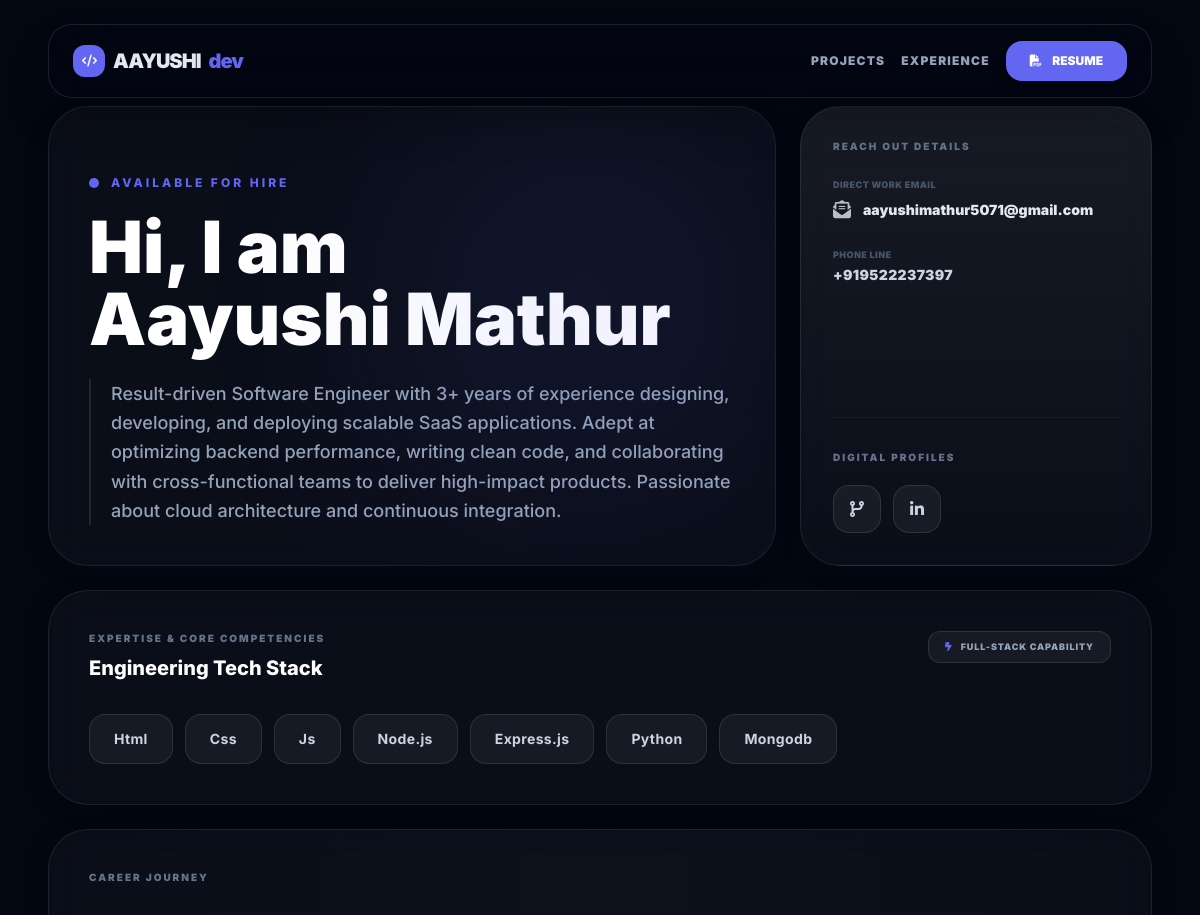
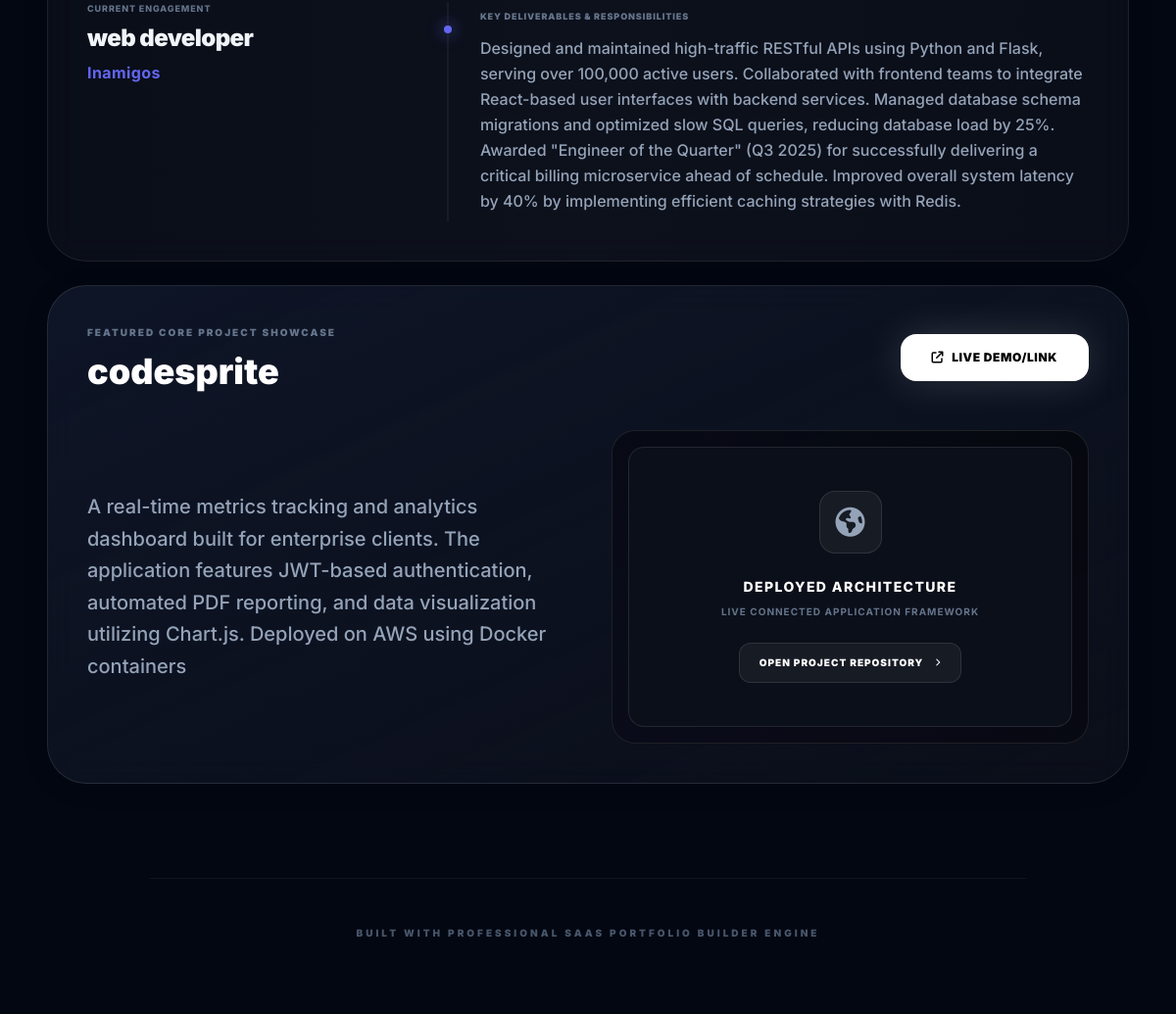
/p/aayushimathur123, run on the app's committed database (2 pictures, top to bottom).
### app.py (models this page shows)
class UserProfile(db.Model):
    id = db.Column(db.Integer, primary_key=True)
    username = db.Column(db.String(50), unique=True, nullable=False)
    name = db.Column(db.String(100), nullable=False)
    email = db.Column(db.String(100), nullable=False)
    phone = db.Column(db.String(20))
    summary = db.Column(db.Text, nullable=False)
    skills = db.Column(db.String(200), nullable=False)
    exp_company = db.Column(db.String(100))
    exp_role = db.Column(db.String(100))
    exp_responsibilities = db.Column(db.Text)
    proj_title = db.Column(db.String(100))
    proj_desc = db.Column(db.Text)
    proj_link = db.Column(db.String(200))
    selected_theme = db.Column(db.String(50), default='indigo')

### app.py (the view)
@app.route('/p/<username>')
def show_portfolio(username):
    user_data = UserProfile.query.filter_by(username=username).first_or_404()
    return render_template('live_portfolio.html', portfolio=user_data)

### templates/live_portfolio.html (shortened to what this page needs)
<!DOCTYPE html>
<html lang="en">
<head>
    <script src="https://cdn.tailwindcss.com"></script>
    <link rel="stylesheet" href="https://cdnjs.cloudflare.com/ajax/libs/font-awesome/6.5.1/css/all.min.css">
</head>
<body class="min-h-screen selection:bg-indigo-500/30 pb-20">
    <nav class="sticky top-6 z-50 max-w-6xl mx-auto px-6">
        <div class="bg-[#030712]/70 backdrop-blur-xl border border-white/10 rounded-3xl px-6 py-4 flex justify-between items-center shadow-2xl">
            <div class="text-xl font-black tracking-tighter flex items-center gap-2">
                <div class="w-8 h-8 rounded-xl flex items-center justify-center text-white {% if portfolio.selected_theme == 'emerald' %}theme-bg-emerald{% elif portfolio.selected_theme == 'rose' %}theme-bg-rose{% else %}theme-bg-indigo{% endif %}">
                    <i class="fa-solid fa-code text-xs"></i>
                </div>
                {{ portfolio.name.split()[0] | upper }}<span class="{% if portfolio.selected_theme == 'emerald' %}theme-text-emerald{% elif portfolio.selected_theme == 'rose' %}theme-text-rose{% else %}theme-text-indigo{% endif %}">dev</span>
            </div>
            <div class="flex items-center gap-4">
                <a href="#projects" class="text-xs font-black tracking-widest text-slate-400 hover:text-white transition uppercase hidden md:block">Projects</a>
                <a href="#experience" class="text-xs font-black tracking-widest text-slate-400 hover:text-white transition uppercase hidden md:block">Experience</a>
                <form action="/generate-pdf" method="POST" class="m-0">
                    <button type="submit" class="px-6 py-3 rounded-2xl text-xs font-black text-white hover:opacity-90 transition cursor-pointer border-0 shadow-lg {% if portfolio.selected_theme == 'emerald' %}theme-bg-emerald{% elif portfolio.selected_theme == 'rose' %}theme-bg-rose{% else %}theme-bg-indigo{% endif %}">
                        <i class="fa-solid fa-file-pdf mr-2"></i> RESUME
                    </button>
                </form>
            </div>
        </div>
    </nav>
    <main class="max-w-6xl mx-auto px-6 py-8 grid grid-cols-1 md:grid-cols-3 gap-6">
        <div class="md:col-span-2 p-10 bento-card flex flex-col justify-end min-h-[460px] relative overflow-hidden group">
            <div class="absolute top-0 right-0 w-96 h-96 {% if portfolio.selected_theme == 'emerald' %}theme-bg-emerald{% elif portfolio.selected_theme == 'rose' %}theme-bg-rose{% else %}theme-bg-indigo{% endif %} opacity-10 blur-[120px] rounded-full transition duration-500 group-hover:opacity-20"></div>
            <span class="text-xs font-extrabold tracking-[0.25em] uppercase mb-5 flex items-center gap-3 {% if portfolio.selected_theme == 'emerald' %}theme-text-emerald{% elif portfolio.selected_theme == 'rose' %}theme-text-rose{% else %}theme-text-indigo{% endif %}">
                <span class="w-2.5 h-2.5 rounded-full animate-pulse {% if portfolio.selected_theme == 'emerald' %}theme-bg-emerald{% elif portfolio.selected_theme == 'rose' %}theme-bg-rose{% else %}theme-bg-indigo{% endif %}"></span> Available for Hire
            </span>
            <h1 class="text-5xl md:text-7xl font-black tracking-tightest mb-6 leading-none text-white select-none">
                Hi, I am <br/>{{ portfolio.name | default('Developer Name') }}
            </h1>
            <p class="text-lg text-slate-400 max-w-2xl font-medium leading-relaxed border-l-2 border-white/10 pl-5">
                {{ portfolio.summary | default('Passionate software developer expert turning business requirements into scalable tech products.') }}
            </p>
        </div>
        <div class="p-8 bento-card flex flex-col justify-between min-h-[460px] bg-gradient-to-b from-white/5 to-transparent">
            <div>
                <h3 class="text-[10px] font-black text-slate-500 uppercase tracking-[0.2em] mb-6">Reach Out Details</h3>
                <div class="space-y-6">
                    <div>
                        <span class="block text-[9px] font-black uppercase tracking-wider text-slate-600 mb-1">Direct Work Email</span>
                        <a href="mailto:{{ portfolio.email }}" class="inline-flex items-center gap-3 text-sm font-black profile-link text-slate-200 {% if portfolio.selected_theme == 'emerald' %}profile-link-emerald{% elif portfolio.selected_theme == 'rose' %}profile-link-rose{% else %}profile-link-indigo{% endif %}">
                            <i class="fa-solid fa-envelope-open-text text-lg opacity-80"></i> {{ portfolio.email }}
                        </a>
                    </div>
                    <div>
                        <span class="block text-[9px] font-black uppercase tracking-wider text-slate-600 mb-1">Phone Line</span>
                        <p class="text-sm font-black text-slate-300 tracking-wide">{{ portfolio.phone | default('+91-0000000000') }}</p>
                    </div>
                </div>
            </div>
            <div class="mt-8 pt-8 border-t border-white/5">
                <h3 class="text-[10px] font-black text-slate-500 uppercase tracking-[0.2em] mb-5">Digital Profiles</h3>
                <div class="flex gap-3">
                    <a href="{{ portfolio.proj_link }}" target="_blank" class="w-12 h-12 rounded-2xl bg-white/5 border border-white/10 flex items-center justify-center hover:bg-slate-800 transition profile-link text-slate-300 {% if portfolio.selected_theme == 'emerald' %}profile-link-emerald{% elif portfolio.selected_theme == 'rose' %}profile-link-rose{% else %}profile-link-indigo{% endif %}" title="Project/GitHub Source Reference">
                        <i class="fa-solid fa-code-branch text-base"></i>
                    </a>
                    <a href="https://linkedin.com" target="_blank" class="w-12 h-12 rounded-2xl bg-white/5 border border-white/10 flex items-center justify-center hover:bg-slate-800 transition profile-link text-slate-300 {% if portfolio.selected_theme == 'emerald' %}profile-link-emerald{% elif portfolio.selected_theme == 'rose' %}profile-link-rose{% else %}profile-link-indigo{% endif %}" title="LinkedIn Profile">
                        <i class="fa-brands fa-linkedin-in text-base"></i>
                    </a>
                </div>
            </div>
        </div>
        <div class="md:col-span-3 p-10 bento-card">
            <div class="flex justify-between items-start mb-8">
                <div>
                    <h3 class="text-[10px] font-black text-slate-500 uppercase tracking-[0.2em] mb-2">Expertise & Core Competencies</h3>
                    <h2 class="text-xl font-extrabold text-white">Engineering Tech Stack</h2>
                </div>
                <div class="hidden sm:flex items-center gap-2 px-4 py-2 rounded-xl bg-white/5 border border-white/10 text-[9px] font-black uppercase tracking-widest text-slate-400">
                    <i class="fa-solid fa-bolt-lightning {% if portfolio.selected_theme == 'emerald' %}theme-text-emerald{% elif portfolio.selected_theme == 'rose' %}theme-text-rose{% else %}theme-text-indigo{% endif %}"></i> Full-Stack Capability
                </div>
            </div>
            <div class="flex flex-wrap gap-3">
                {% if portfolio.skills %}
                    {% set skills_list = portfolio.skills.split(',') %}
                    {% for skill in skills_list %}
                        <span class="px-6 py-3.5 rounded-2xl bg-white/5 border border-white/10 text-sm font-bold transition cursor-default tracking-wide text-slate-300 {% if portfolio.selected_theme == 'emerald' %}theme-border-emerald{% elif portfolio.selected_theme == 'rose' %}theme-border-rose{% else %}theme-border-indigo{% endif %} hover:border-2 hover:text-white">
                            {{ skill.strip() | title }}
                        </span>
                    {% endfor %}
                {% else %}
                    <span class="text-xs text-slate-500 font-black">Python, React, Database, DevOps...</span>
                {% endif %}
            </div>
        </div>
        <div id="experience" class="md:col-span-3 p-10 bento-card bg-gradient-to-r from-transparent via-white/[0.01] to-transparent">
            <h3 class="text-[10px] font-black text-slate-500 uppercase tracking-[0.2em] mb-8">Career Journey</h3>
            <div class="flex flex-col md:flex-row gap-10 items-start">
                <div class="w-full md:w-1/3">
                    <span class="block text-[9px] font-extrabold tracking-widest uppercase mb-2 text-slate-500">Current Engagement</span>
                    <h4 class="text-2xl font-black text-slate-100 tracking-tight leading-tight">{{ portfolio.exp_role | default('Software Engineer Intern') }}</h4>
                    <p class="text-base font-bold mt-2 tracking-wide {% if portfolio.selected_theme == 'emerald' %}theme-text-emerald{% elif portfolio.selected_theme == 'rose' %}theme-text-rose{% else %}theme-text-indigo{% endif %}">{{ portfolio.exp_company | default('Company Name') }}</p>
                </div>
                <div class="w-full md:w-2/3 border-l-2 border-white/5 pl-8 py-2 relative">
                    <div class="absolute -left-[5px] top-6 w-2 h-2 rounded-full {% if portfolio.selected_theme == 'emerald' %}theme-dot-emerald{% elif portfolio.selected_theme == 'rose' %}theme-dot-rose{% else %}theme-dot-indigo{% endif %}"></div>
                    <span class="block text-[9px] font-black uppercase tracking-widest text-slate-500 mb-3">Key Deliverables & Responsibilities</span>
                    <p class="text-base text-slate-400 leading-relaxed font-medium">
                        {{ portfolio.exp_responsibilities | default('Achievements and work deliveries listed dynamically.') }}
                    </p>
                </div>
            </div>
        </div>
        <div id="projects" class="md:col-span-3 p-10 bento-card border-white/10 bg-gradient-to-br from-slate-900/80 to-transparent relative overflow-hidden">
            <div class="flex flex-col md:flex-row justify-between items-start md:items-center mb-10 gap-6">
                <div>
                    <h3 class="text-[10px] font-black text-slate-500 uppercase tracking-[0.2em] mb-3">Featured Core Project Showcase</h3>
                    <h2 class="text-4xl font-black tracking-tightest text-white">{{ portfolio.proj_title | default('Project Showcase Title') }}</h2>
                </div>
                <div class="flex gap-4">
                    <a href="{{ portfolio.proj_link }}" target="_blank" class="px-8 py-4 rounded-2xl bg-white text-black font-black text-xs hover:bg-slate-200 transition cursor-pointer tracking-wider shadow-[0_0_40px_rgba(255,255,255,0.15)] flex items-center gap-2">
                        <i class="fa-solid fa-arrow-up-right-from-square"></i> LIVE DEMO/LINK
                    </a>
                </div>
            </div>
            <div class="grid grid-cols-1 lg:grid-cols-2 gap-12 items-center">
                <p class="text-xl text-slate-400 leading-relaxed font-medium">
                    {{ portfolio.proj_desc | default('Architecting scalable digital products with performance efficiency metrics.') }}
                </p>
                <div class="rounded-3xl border border-white/10 bg-black/50 p-4 relative h-[320px] flex items-center justify-center">
                    <div class="w-full h-full rounded-2xl border border-white/10 bg-[#0b0f19] flex flex-col items-center justify-center p-8 text-center relative group">
                        <div class="w-16 h-16 rounded-2xl border border-white/10 flex items-center justify-center mb-6 bg-white/5 text-slate-400 group-hover:scale-110 transition duration-300">
                            <i class="fa-solid fa-earth-americas text-3xl"></i>
                        </div>
                        <h4 class="text-sm font-extrabold tracking-widest text-white uppercase mb-2">Deployed Architecture</h4>
                        <p class="text-[10px] font-bold tracking-widest text-slate-500 uppercase">Live Connected Application Framework</p>
                        <a href="{{ portfolio.proj_link }}" target="_blank" class="mt-6 inline-flex items-center gap-2 px-5 py-3 rounded-xl border border-white/10 bg-white/5 text-[10px] font-black tracking-widest text-white hover:bg-white hover:text-black transition uppercase">
                            Open Project Repository <i class="fa-solid fa-chevron-right ml-1 text-[8px]"></i>
                        </a>
                    </div>
                </div>
            </div>
        </div>
    </main>
    <footer class="py-12 text-center max-w-4xl mx-auto border-t border-white/5 mt-16">
        <p class="text-[10px] font-black text-slate-600 uppercase tracking-[0.3em]">
            Built with Professional SaaS Portfolio Builder Engine
        </p>
    </footer>
</body>
</html>

### templates/live_portfolio.html (style rules this page uses)
body { font-family: 'Inter', sans-serif; background-color: #030712; color: #e2e8f0; }
.bento-card { background: rgba(255, 255, 255, 0.03); backdrop-filter: blur(16px); border: 1px solid rgba(255, 255, 255, 0.08); transition: all 0.4s cubic-bezier(0.16, 1, 0.3, 1); border-radius: 2.5rem; box-shadow: 0 4px 24px -1px rgba(0, 0, 0, 0.2); }
.theme-dot-indigo { background-color: #6366f1; box-shadow: 0 0 16px #6366f1; }
.theme-text-indigo { color: #6366f1; }
.theme-bg-indigo { background-color: #6366f1; }
.profile-link { transition: all 0.2s ease; }

### data on the page
UserProfile: name "AAYUSHI", name "Aayushi Mathur", summary "Result-driven Software Engineer with 3+ years of experience designing, developing, and deploying scalable SaaS applications. Adept at optimizing backend performance, writing clean code, and collaborating with cross-functional teams to deliver high-impact products. Passionate about cloud architecture and continuous integration.", email "aayushimathur5071@gmail.com", phone "+919522237397", exp_role "web developer", exp_company "Inamigos", exp_responsibilities "Designed and maintained high-traffic RESTful APIs using Python and Flask, serving over 100,000 active users. Collaborated with frontend teams to integrate React-based user interfaces with backend services. Managed database schema migrations and optimized slow SQL queries, reducing database load by 25%. Awarded \"Engineer of the Quarter\" (Q3 2025) for successfully delivering a critical billing microservice ahead of schedule. Improved overall system latency by 40% by implementing efficient caching strategies with Redis.", proj_title "codesprite", proj_desc "A real-time metrics tracking and analytics dashboard built for enterprise clients. The application features JWT-based authentication, automated PDF reporting, and data visualization utilizing Chart.js. Deployed on AWS using Docker containers"

### other printed values
{{ skill.strip() | title }} "Html" "Css" "Js" "Node.js" "Express.js" "Python" "Mongodb"
